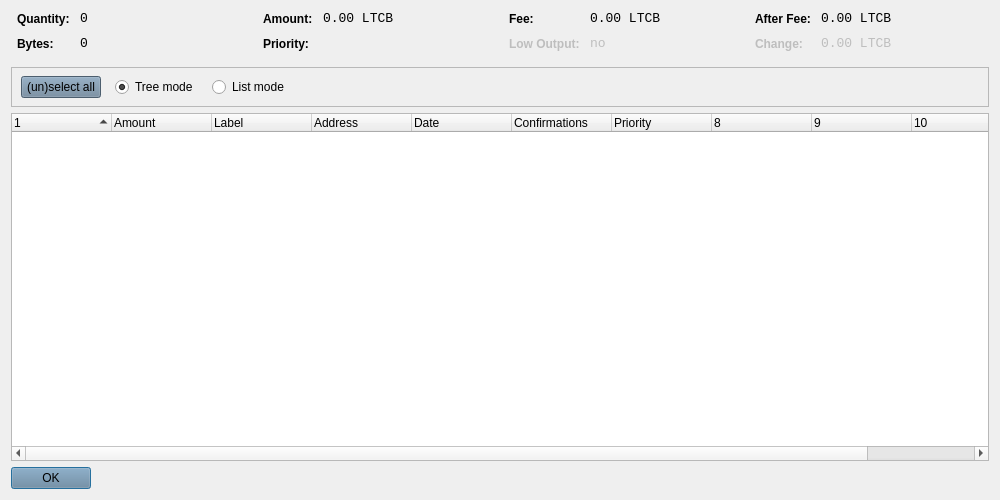
<?xml version="1.0" encoding="UTF-8"?>
<ui version="4.0">
 <class>CoinControlDialog</class>
 <widget class="QDialog" name="CoinControlDialog">
  <property name="geometry">
   <rect>
    <x>0</x>
    <y>0</y>
    <width>1000</width>
    <height>500</height>
   </rect>
  </property>
  <property name="windowTitle">
   <string>Coin Control</string>
  </property>
  <property name="styleSheet">
   <string notr="true">background-image: url(:/images/bkg);</string>
  </property>
  <layout class="QVBoxLayout" name="verticalLayout">
   <item>
    <layout class="QHBoxLayout" name="horizontalLayoutTop" stretch="0,0,0,0">
     <property name="topMargin">
      <number>0</number>
     </property>
     <property name="bottomMargin">
      <number>10</number>
     </property>
     <item>
      <layout class="QFormLayout" name="formLayoutCoinControl1">
       <property name="horizontalSpacing">
        <number>10</number>
       </property>
       <property name="verticalSpacing">
        <number>10</number>
       </property>
       <property name="leftMargin">
        <number>6</number>
       </property>
       <property name="rightMargin">
        <number>6</number>
       </property>
       <item row="0" column="0">
        <widget class="QLabel" name="labelCoinControlQuantityText">
         <property name="styleSheet">
          <string notr="true">font-weight:bold;</string>
         </property>
         <property name="text">
          <string>Quantity:</string>
         </property>
        </widget>
       </item>
       <item row="0" column="1">
        <widget class="QLabel" name="labelCoinControlQuantity">
         <property name="font">
          <font>
           <family>Monospace</family>
           <pointsize>10</pointsize>
          </font>
         </property>
         <property name="cursor">
          <cursorShape>IBeamCursor</cursorShape>
         </property>
         <property name="contextMenuPolicy">
          <enum>Qt::ActionsContextMenu</enum>
         </property>
         <property name="styleSheet">
          <string notr="true">background-image: url(:/images/bgbfree);</string>
         </property>
         <property name="text">
          <string notr="true">0</string>
         </property>
         <property name="textInteractionFlags">
          <set>Qt::LinksAccessibleByMouse|Qt::TextSelectableByKeyboard|Qt::TextSelectableByMouse</set>
         </property>
        </widget>
       </item>
       <item row="1" column="0">
        <widget class="QLabel" name="labelCoinControlBytesText">
         <property name="styleSheet">
          <string notr="true">font-weight:bold;background-image: url(:/images/bgbfree);</string>
         </property>
         <property name="text">
          <string>Bytes:</string>
         </property>
        </widget>
       </item>
       <item row="1" column="1">
        <widget class="QLabel" name="labelCoinControlBytes">
         <property name="font">
          <font>
           <family>Monospace</family>
           <pointsize>10</pointsize>
          </font>
         </property>
         <property name="cursor">
          <cursorShape>IBeamCursor</cursorShape>
         </property>
         <property name="contextMenuPolicy">
          <enum>Qt::ActionsContextMenu</enum>
         </property>
         <property name="styleSheet">
          <string notr="true">background-image: url(:/images/bgbfree);</string>
         </property>
         <property name="text">
          <string notr="true">0</string>
         </property>
         <property name="textInteractionFlags">
          <set>Qt::LinksAccessibleByMouse|Qt::TextSelectableByKeyboard|Qt::TextSelectableByMouse</set>
         </property>
        </widget>
       </item>
      </layout>
     </item>
     <item>
      <layout class="QFormLayout" name="formLayoutCoinControl2">
       <property name="horizontalSpacing">
        <number>10</number>
       </property>
       <property name="verticalSpacing">
        <number>10</number>
       </property>
       <property name="leftMargin">
        <number>6</number>
       </property>
       <property name="rightMargin">
        <number>6</number>
       </property>
       <item row="0" column="0">
        <widget class="QLabel" name="labelCoinControlAmountText">
         <property name="styleSheet">
          <string notr="true">font-weight:bold;background-image: url(:/images/bgbfree);</string>
         </property>
         <property name="text">
          <string>Amount:</string>
         </property>
        </widget>
       </item>
       <item row="0" column="1">
        <widget class="QLabel" name="labelCoinControlAmount">
         <property name="font">
          <font>
           <family>Monospace</family>
           <pointsize>10</pointsize>
          </font>
         </property>
         <property name="cursor">
          <cursorShape>IBeamCursor</cursorShape>
         </property>
         <property name="contextMenuPolicy">
          <enum>Qt::ActionsContextMenu</enum>
         </property>
         <property name="styleSheet">
          <string notr="true">background-image: url(:/images/bgbfree);</string>
         </property>
         <property name="text">
          <string notr="true">0.00 LTCB</string>
         </property>
         <property name="textInteractionFlags">
          <set>Qt::LinksAccessibleByMouse|Qt::TextSelectableByKeyboard|Qt::TextSelectableByMouse</set>
         </property>
        </widget>
       </item>
       <item row="1" column="0">
        <widget class="QLabel" name="labelCoinControlPriorityText">
         <property name="styleSheet">
          <string notr="true">font-weight:bold;background-image: url(:/images/bgbfree);</string>
         </property>
         <property name="text">
          <string>Priority:</string>
         </property>
        </widget>
       </item>
       <item row="1" column="1">
        <widget class="QLabel" name="labelCoinControlPriority">
         <property name="font">
          <font>
           <family>Monospace</family>
           <pointsize>10</pointsize>
          </font>
         </property>
         <property name="cursor">
          <cursorShape>IBeamCursor</cursorShape>
         </property>
         <property name="contextMenuPolicy">
          <enum>Qt::ActionsContextMenu</enum>
         </property>
         <property name="styleSheet">
          <string notr="true">background-image: url(:/images/bgbfree);</string>
         </property>
         <property name="text">
          <string/>
         </property>
         <property name="textInteractionFlags">
          <set>Qt::LinksAccessibleByMouse|Qt::TextSelectableByKeyboard|Qt::TextSelectableByMouse</set>
         </property>
        </widget>
       </item>
      </layout>
     </item>
     <item>
      <layout class="QFormLayout" name="formLayoutCoinControl3">
       <property name="horizontalSpacing">
        <number>10</number>
       </property>
       <property name="verticalSpacing">
        <number>10</number>
       </property>
       <property name="leftMargin">
        <number>6</number>
       </property>
       <property name="rightMargin">
        <number>6</number>
       </property>
       <item row="0" column="0">
        <widget class="QLabel" name="labelCoinControlFeeText">
         <property name="styleSheet">
          <string notr="true">font-weight:bold;</string>
         </property>
         <property name="text">
          <string>Fee:</string>
         </property>
        </widget>
       </item>
       <item row="0" column="1">
        <widget class="QLabel" name="labelCoinControlFee">
         <property name="font">
          <font>
           <family>Monospace</family>
           <pointsize>10</pointsize>
          </font>
         </property>
         <property name="cursor">
          <cursorShape>IBeamCursor</cursorShape>
         </property>
         <property name="contextMenuPolicy">
          <enum>Qt::ActionsContextMenu</enum>
         </property>
         <property name="styleSheet">
          <string notr="true">background-image: url(:/images/bgbfree);</string>
         </property>
         <property name="text">
          <string notr="true">0.00 LTCB</string>
         </property>
         <property name="textInteractionFlags">
          <set>Qt::LinksAccessibleByMouse|Qt::TextSelectableByKeyboard|Qt::TextSelectableByMouse</set>
         </property>
        </widget>
       </item>
       <item row="1" column="0">
        <widget class="QLabel" name="labelCoinControlLowOutputText">
         <property name="enabled">
          <bool>false</bool>
         </property>
         <property name="styleSheet">
          <string notr="true">font-weight:bold;background-image: url(:/images/bgbfree);</string>
         </property>
         <property name="text">
          <string>Low Output:</string>
         </property>
        </widget>
       </item>
       <item row="1" column="1">
        <widget class="QLabel" name="labelCoinControlLowOutput">
         <property name="enabled">
          <bool>false</bool>
         </property>
         <property name="font">
          <font>
           <family>Monospace</family>
           <pointsize>10</pointsize>
          </font>
         </property>
         <property name="cursor">
          <cursorShape>IBeamCursor</cursorShape>
         </property>
         <property name="contextMenuPolicy">
          <enum>Qt::ActionsContextMenu</enum>
         </property>
         <property name="styleSheet">
          <string notr="true">background-image: url(:/images/bgbfree);</string>
         </property>
         <property name="text">
          <string notr="true">no</string>
         </property>
         <property name="textInteractionFlags">
          <set>Qt::LinksAccessibleByMouse|Qt::TextSelectableByKeyboard|Qt::TextSelectableByMouse</set>
         </property>
        </widget>
       </item>
      </layout>
     </item>
     <item>
      <layout class="QFormLayout" name="formLayoutCoinControl4">
       <property name="horizontalSpacing">
        <number>10</number>
       </property>
       <property name="verticalSpacing">
        <number>10</number>
       </property>
       <property name="leftMargin">
        <number>6</number>
       </property>
       <property name="rightMargin">
        <number>6</number>
       </property>
       <item row="0" column="0">
        <widget class="QLabel" name="labelCoinControlAfterFeeText">
         <property name="styleSheet">
          <string notr="true">font-weight:bold;background-image: url(:/images/bgbfree);</string>
         </property>
         <property name="text">
          <string>After Fee:</string>
         </property>
        </widget>
       </item>
       <item row="0" column="1">
        <widget class="QLabel" name="labelCoinControlAfterFee">
         <property name="font">
          <font>
           <family>Monospace</family>
           <pointsize>10</pointsize>
          </font>
         </property>
         <property name="cursor">
          <cursorShape>IBeamCursor</cursorShape>
         </property>
         <property name="contextMenuPolicy">
          <enum>Qt::ActionsContextMenu</enum>
         </property>
         <property name="styleSheet">
          <string notr="true">background-image: url(:/images/bgbfree);</string>
         </property>
         <property name="text">
          <string notr="true">0.00 LTCB</string>
         </property>
         <property name="textInteractionFlags">
          <set>Qt::LinksAccessibleByMouse|Qt::TextSelectableByKeyboard|Qt::TextSelectableByMouse</set>
         </property>
        </widget>
       </item>
       <item row="1" column="0">
        <widget class="QLabel" name="labelCoinControlChangeText">
         <property name="enabled">
          <bool>false</bool>
         </property>
         <property name="styleSheet">
          <string notr="true">font-weight:bold;background-image: url(:/images/bgbfree);</string>
         </property>
         <property name="text">
          <string>Change:</string>
         </property>
        </widget>
       </item>
       <item row="1" column="1">
        <widget class="QLabel" name="labelCoinControlChange">
         <property name="enabled">
          <bool>false</bool>
         </property>
         <property name="font">
          <font>
           <family>Monospace</family>
           <pointsize>10</pointsize>
          </font>
         </property>
         <property name="cursor">
          <cursorShape>IBeamCursor</cursorShape>
         </property>
         <property name="contextMenuPolicy">
          <enum>Qt::ActionsContextMenu</enum>
         </property>
         <property name="styleSheet">
          <string notr="true">background-image: url(:/images/bgbfree);</string>
         </property>
         <property name="text">
          <string notr="true">0.00 LTCB</string>
         </property>
         <property name="textInteractionFlags">
          <set>Qt::LinksAccessibleByMouse|Qt::TextSelectableByKeyboard|Qt::TextSelectableByMouse</set>
         </property>
        </widget>
       </item>
      </layout>
     </item>
    </layout>
   </item>
   <item>
    <widget class="QFrame" name="frame">
     <property name="minimumSize">
      <size>
       <width>0</width>
       <height>40</height>
      </size>
     </property>
     <property name="styleSheet">
      <string notr="true">background-image: url(:/images/bgbfree);</string>
     </property>
     <property name="frameShape">
      <enum>QFrame::StyledPanel</enum>
     </property>
     <property name="frameShadow">
      <enum>QFrame::Sunken</enum>
     </property>
     <widget class="QWidget" name="horizontalLayoutWidget">
      <property name="geometry">
       <rect>
        <x>10</x>
        <y>0</y>
        <width>781</width>
        <height>41</height>
       </rect>
      </property>
      <layout class="QHBoxLayout" name="horizontalLayoutPanel" stretch="0,0,0,0">
       <property name="spacing">
        <number>14</number>
       </property>
       <item>
        <widget class="QPushButton" name="pushButtonSelectAll">
         <property name="sizePolicy">
          <sizepolicy hsizetype="Maximum" vsizetype="Fixed">
           <horstretch>0</horstretch>
           <verstretch>0</verstretch>
          </sizepolicy>
         </property>
         <property name="styleSheet">
          <string notr="true">background-color: rgb(106, 131, 154);background-image: url(:/images/bgbfree);</string>
         </property>
         <property name="text">
          <string>(un)select all</string>
         </property>
        </widget>
       </item>
       <item>
        <widget class="QRadioButton" name="radioTreeMode">
         <property name="sizePolicy">
          <sizepolicy hsizetype="Maximum" vsizetype="Fixed">
           <horstretch>0</horstretch>
           <verstretch>0</verstretch>
          </sizepolicy>
         </property>
         <property name="styleSheet">
          <string notr="true">background-image: url(:/images/bgbfree);</string>
         </property>
         <property name="text">
          <string>Tree mode</string>
         </property>
         <property name="checked">
          <bool>true</bool>
         </property>
        </widget>
       </item>
       <item>
        <widget class="QRadioButton" name="radioListMode">
         <property name="sizePolicy">
          <sizepolicy hsizetype="Maximum" vsizetype="Fixed">
           <horstretch>0</horstretch>
           <verstretch>0</verstretch>
          </sizepolicy>
         </property>
         <property name="styleSheet">
          <string notr="true">background-image: url(:/images/bgbfree);</string>
         </property>
         <property name="text">
          <string>List mode</string>
         </property>
        </widget>
       </item>
       <item>
        <spacer name="horizontalSpacer">
         <property name="orientation">
          <enum>Qt::Horizontal</enum>
         </property>
         <property name="sizeHint" stdset="0">
          <size>
           <width>40</width>
           <height>20</height>
          </size>
         </property>
        </spacer>
       </item>
      </layout>
     </widget>
    </widget>
   </item>
   <item>
    <widget class="CoinControlTreeWidget" name="treeWidget">
     <property name="contextMenuPolicy">
      <enum>Qt::CustomContextMenu</enum>
     </property>
     <property name="styleSheet">
      <string notr="true">background-image: url(:/images/bgbfree);</string>
     </property>
     <property name="sortingEnabled">
      <bool>false</bool>
     </property>
     <property name="columnCount">
      <number>11</number>
     </property>
     <attribute name="headerShowSortIndicator" stdset="0">
      <bool>true</bool>
     </attribute>
     <attribute name="headerStretchLastSection">
      <bool>false</bool>
     </attribute>
     <column>
      <property name="text">
       <string/>
      </property>
     </column>
     <column>
      <property name="text">
       <string>Amount</string>
      </property>
      <property name="background">
       <color alpha="0">
        <red>106</red>
        <green>131</green>
        <blue>154</blue>
       </color>
      </property>
      <property name="foreground">
       <brush brushstyle="NoBrush">
        <color alpha="255">
         <red>106</red>
         <green>131</green>
         <blue>154</blue>
        </color>
       </brush>
      </property>
     </column>
     <column>
      <property name="text">
       <string>Label</string>
      </property>
     </column>
     <column>
      <property name="text">
       <string>Address</string>
      </property>
     </column>
     <column>
      <property name="text">
       <string>Date</string>
      </property>
     </column>
     <column>
      <property name="text">
       <string>Confirmations</string>
      </property>
      <property name="toolTip">
       <string>Confirmed</string>
      </property>
     </column>
     <column>
      <property name="text">
       <string>Priority</string>
      </property>
     </column>
     <column>
      <property name="text">
       <string/>
      </property>
     </column>
     <column>
      <property name="text">
       <string/>
      </property>
     </column>
     <column>
      <property name="text">
       <string/>
      </property>
     </column>
     <column>
      <property name="text">
       <string/>
      </property>
     </column>
    </widget>
   </item>
   <item>
    <widget class="QDialogButtonBox" name="buttonBox">
     <property name="sizePolicy">
      <sizepolicy hsizetype="Maximum" vsizetype="Fixed">
       <horstretch>0</horstretch>
       <verstretch>0</verstretch>
      </sizepolicy>
     </property>
     <property name="styleSheet">
      <string notr="true">background-color: rgb(106, 131, 154);background-image: url(:/images/bgbfree);</string>
     </property>
     <property name="orientation">
      <enum>Qt::Horizontal</enum>
     </property>
     <property name="standardButtons">
      <set>QDialogButtonBox::Ok</set>
     </property>
    </widget>
   </item>
  </layout>
 </widget>
 <customwidgets>
  <customwidget>
   <class>CoinControlTreeWidget</class>
   <extends>QTreeWidget</extends>
   <header>coincontroltreewidget.h</header>
  </customwidget>
 </customwidgets>
 <resources/>
 <connections/>
</ui>
